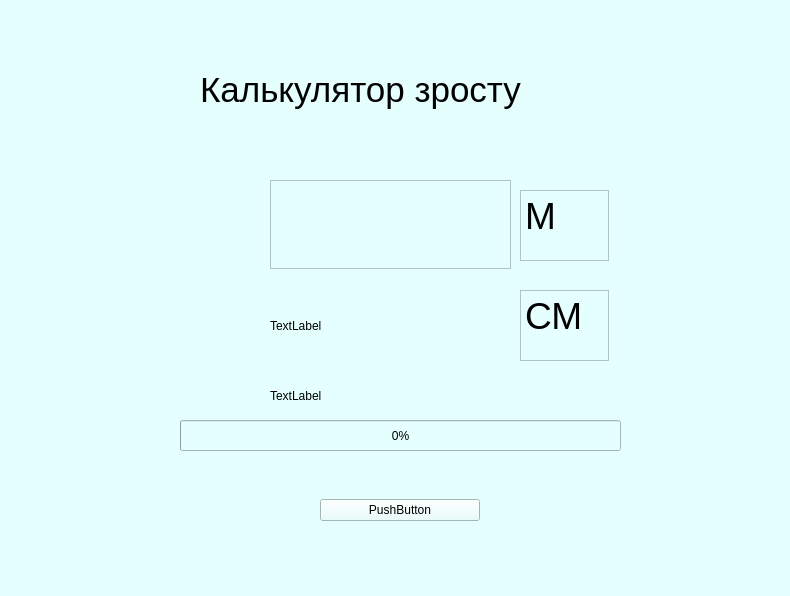
<?xml version="1.0" encoding="UTF-8"?>
<ui version="4.0">
 <class>Form</class>
 <widget class="QWidget" name="Form">
  <property name="geometry">
   <rect>
    <x>0</x>
    <y>0</y>
    <width>790</width>
    <height>596</height>
   </rect>
  </property>
  <property name="windowTitle">
   <string>Form</string>
  </property>
  <property name="styleSheet">
   <string notr="true">
background-color: rgb(228, 255, 253);</string>
  </property>
  <widget class="QWidget" name="verticalLayoutWidget">
   <property name="geometry">
    <rect>
     <x>200</x>
     <y>50</y>
     <width>394</width>
     <height>80</height>
    </rect>
   </property>
   <layout class="QVBoxLayout" name="verticalLayout">
    <item>
     <widget class="QLabel" name="label">
      <property name="font">
       <font>
        <pointsize>26</pointsize>
       </font>
      </property>
      <property name="text">
       <string>Калькулятор зросту</string>
      </property>
     </widget>
    </item>
   </layout>
  </widget>
  <widget class="QWidget" name="verticalLayoutWidget_2">
   <property name="geometry">
    <rect>
     <x>320</x>
     <y>470</y>
     <width>160</width>
     <height>80</height>
    </rect>
   </property>
   <layout class="QVBoxLayout" name="verticalLayout_2">
    <item>
     <widget class="QPushButton" name="pushButton">
      <property name="text">
       <string>PushButton</string>
      </property>
     </widget>
    </item>
   </layout>
  </widget>
  <widget class="QProgressBar" name="progressBar">
   <property name="geometry">
    <rect>
     <x>180</x>
     <y>420</y>
     <width>441</width>
     <height>31</height>
    </rect>
   </property>
   <property name="value">
    <number>0</number>
   </property>
  </widget>
  <widget class="QWidget" name="verticalLayoutWidget_3">
   <property name="geometry">
    <rect>
     <x>270</x>
     <y>180</y>
     <width>241</width>
     <height>89</height>
    </rect>
   </property>
   <layout class="QVBoxLayout" name="verticalLayout_3">
    <item>
     <widget class="QTextEdit" name="textEdit">
      <property name="html">
       <string>&lt;!DOCTYPE HTML PUBLIC &quot;-//W3C//DTD HTML 4.0//EN&quot; &quot;http://www.w3.org/TR/REC-html40/strict.dtd&quot;&gt;
&lt;html&gt;&lt;head&gt;&lt;meta name=&quot;qrichtext&quot; content=&quot;1&quot; /&gt;&lt;style type=&quot;text/css&quot;&gt;
p, li { white-space: pre-wrap; }
&lt;/style&gt;&lt;/head&gt;&lt;body style=&quot; font-family:'MS Shell Dlg 2'; font-size:7.8pt; font-weight:400; font-style:normal;&quot;&gt;
&lt;p style=&quot;-qt-paragraph-type:empty; margin-top:0px; margin-bottom:0px; margin-left:0px; margin-right:0px; -qt-block-indent:0; text-indent:0px;&quot;&gt;&lt;br /&gt;&lt;/p&gt;&lt;/body&gt;&lt;/html&gt;</string>
      </property>
     </widget>
    </item>
   </layout>
  </widget>
  <widget class="QWidget" name="verticalLayoutWidget_4">
   <property name="geometry">
    <rect>
     <x>270</x>
     <y>280</y>
     <width>241</width>
     <height>91</height>
    </rect>
   </property>
   <layout class="QVBoxLayout" name="verticalLayout_4">
    <item>
     <widget class="QLabel" name="label_2">
      <property name="text">
       <string>TextLabel</string>
      </property>
     </widget>
    </item>
   </layout>
  </widget>
  <widget class="QWidget" name="verticalLayoutWidget_5">
   <property name="geometry">
    <rect>
     <x>520</x>
     <y>290</y>
     <width>89</width>
     <height>71</height>
    </rect>
   </property>
   <layout class="QVBoxLayout" name="verticalLayout_5">
    <item>
     <widget class="QTextEdit" name="textEdit_2">
      <property name="font">
       <font>
        <pointsize>28</pointsize>
       </font>
      </property>
      <property name="accessibleName">
       <string/>
      </property>
      <property name="readOnly">
       <bool>true</bool>
      </property>
      <property name="html">
       <string>&lt;!DOCTYPE HTML PUBLIC &quot;-//W3C//DTD HTML 4.0//EN&quot; &quot;http://www.w3.org/TR/REC-html40/strict.dtd&quot;&gt;
&lt;html&gt;&lt;head&gt;&lt;meta name=&quot;qrichtext&quot; content=&quot;1&quot; /&gt;&lt;style type=&quot;text/css&quot;&gt;
p, li { white-space: pre-wrap; }
&lt;/style&gt;&lt;/head&gt;&lt;body style=&quot; font-family:'MS Shell Dlg 2'; font-size:28pt; font-weight:400; font-style:normal;&quot;&gt;
&lt;p style=&quot; margin-top:0px; margin-bottom:0px; margin-left:0px; margin-right:0px; -qt-block-indent:0; text-indent:0px;&quot;&gt;СМ&lt;/p&gt;&lt;/body&gt;&lt;/html&gt;</string>
      </property>
      <property name="placeholderText">
       <string>СМ</string>
      </property>
     </widget>
    </item>
   </layout>
  </widget>
  <widget class="QWidget" name="verticalLayoutWidget_6">
   <property name="geometry">
    <rect>
     <x>520</x>
     <y>190</y>
     <width>89</width>
     <height>71</height>
    </rect>
   </property>
   <layout class="QVBoxLayout" name="verticalLayout_6">
    <item>
     <widget class="QTextEdit" name="textEdit_3">
      <property name="font">
       <font>
        <pointsize>28</pointsize>
       </font>
      </property>
      <property name="accessibleName">
       <string/>
      </property>
      <property name="readOnly">
       <bool>true</bool>
      </property>
      <property name="html">
       <string>&lt;!DOCTYPE HTML PUBLIC &quot;-//W3C//DTD HTML 4.0//EN&quot; &quot;http://www.w3.org/TR/REC-html40/strict.dtd&quot;&gt;
&lt;html&gt;&lt;head&gt;&lt;meta name=&quot;qrichtext&quot; content=&quot;1&quot; /&gt;&lt;style type=&quot;text/css&quot;&gt;
p, li { white-space: pre-wrap; }
&lt;/style&gt;&lt;/head&gt;&lt;body style=&quot; font-family:'MS Shell Dlg 2'; font-size:28pt; font-weight:400; font-style:normal;&quot;&gt;
&lt;p style=&quot; margin-top:0px; margin-bottom:0px; margin-left:0px; margin-right:0px; -qt-block-indent:0; text-indent:0px;&quot;&gt;М&lt;/p&gt;&lt;/body&gt;&lt;/html&gt;</string>
      </property>
      <property name="placeholderText">
       <string>М</string>
      </property>
     </widget>
    </item>
   </layout>
  </widget>
  <widget class="QWidget" name="verticalLayoutWidget_7">
   <property name="geometry">
    <rect>
     <x>270</x>
     <y>380</y>
     <width>241</width>
     <height>31</height>
    </rect>
   </property>
   <layout class="QVBoxLayout" name="verticalLayout_7">
    <item>
     <widget class="QLabel" name="label_3">
      <property name="text">
       <string>TextLabel</string>
      </property>
     </widget>
    </item>
   </layout>
  </widget>
 </widget>
 <resources/>
 <connections/>
</ui>
